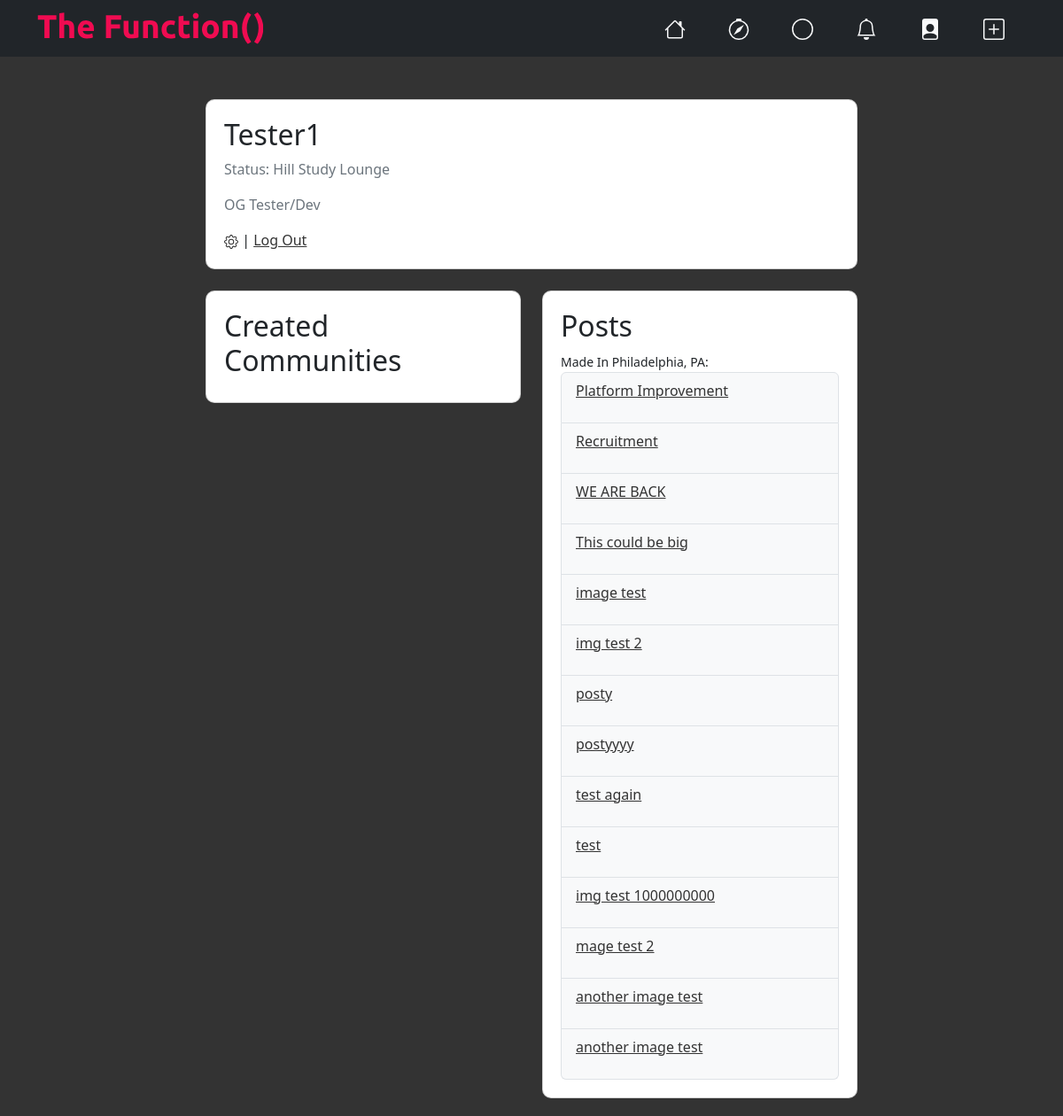
Screenshot of /profile/1 (signed in) with the database file from the repository.
### main.py (models this page shows)
class User(db.Model, UserMixin):
    __tablename__ = "users"
    id = db.Column(db.Integer, primary_key=True)
    email = db.Column(db.String(80), unique=True, nullable=False)
    name = db.Column(db.String(20), unique=True, nullable=False)
    display_name = db.Column(db.String(20), unique=True, nullable=True)
    visibility = db.Column(db.String(20), unique=True, nullable=False)
    password = db.Column(db.String(120), nullable=False)
    contactinfo = db.Column(db.String(80), unique=True, nullable=False)
    bio = db.Column(db.String(80))
    location = db.Column(db.String(120), nullable=False)
    comments = relationship("Comment", back_populates="comment_author")
    messages = relationship("Message", back_populates="messager")
    optins = relationship("Optin", back_populates="opter")
    posts = relationship("Post", back_populates="user")
    events = relationship("Event", back_populates="user")
    status = relationship("Status", back_populates="user")
    created_communities = relationship("Community", back_populates="creator", lazy="dynamic")
    joined_circles = relationship("Circle", secondary="circle_membership", back_populates="members")
    created_circles = relationship("Circle", back_populates="creator")

class Post(db.Model):
    __tablename__ = "posts"
    id = db.Column(db.Integer, primary_key=True)
    postto = db.Column(db.String(50), nullable=False)
    title = db.Column(db.String(50), nullable=False)
    content = db.Column(db.Text(50), nullable=False)
    postedfrom = db.Column(db.String(50), nullable=False)
    location = db.Column(db.String(50), nullable=False)
    timestamp = db.Column(db.DateTime, default=datetime.datetime.now())
    photo_filename = db.Column(db.String(255))
    photo_url = db.Column(db.String(255))
    user_id = db.Column(db.Integer, db.ForeignKey('users.id'))
    user = relationship("User", back_populates="posts")
    comments = relationship("Comment", back_populates="parent_post")

### main.py (the view)
@app.route('/profile/<int:user_id>', methods=["GET", "POST"])
@login_required
def show_profile(user_id):
    requested_user = db.get_or_404(User, user_id)
    username = requested_user.display_name
    return render_template('profile.html', name=username, user=requested_user, logged_in=current_user.is_authenticated)

### main.py (called while the page is built)
@login_manager.user_loader
def load_user(user_id):
    return User.query.get(user_id)

### templates/profile.html (shortened to what this page needs)
{% extends 'base.html' %}
{% from 'bootstrap5/form.html' import render_form %}
{% block content %}
<header class="header bg-dark text-white">
  <div class="container">
    <div class="d-flex align-items-center justify-content-between py-0.5">
      <a class="d-flex align-items-center col-md-3 mb-2 mb-md-0 text-dark" href="{{ url_for('commfeed') }}">
      </a>
      <ul class="nav col-12 col-md-auto mb-2 justify-content-center mb-md-0">
        <li class="nav-link px-2 text-secondary">
          <a class="nav-link text-light" href="{{ url_for('commfeed') }}">
          </a>
        </li>
        <li class="nav-link px-2 text-secondary">
          <a class="nav-link text-light" href="{{ url_for('explore_communities') }}">
          </a>
        </li>
        <li class="nav-link px-2 text-secondary">
          <a class="nav-link text-light" href="{{ url_for('my_circles') }}">
            <svg xmlns="http://www.w3.org/2000/svg" width="24" height="24" fill="currentColor" class="bi bi-circle" viewBox="0 0 16 16">
              <path d="M8 15A7 7 0 1 1 8 1a7 7 0 0 1 0 14m0 1A8 8 0 1 0 8 0a8 8 0 0 0 0 16"/>
            </svg>
          </a>
        </li>
        <li class="nav-link px-2 text-secondary">
          <div class="dropdown">
            <a class="nav-link text-light" id="notificationsDropdown" data-bs-toggle="dropdown" aria-haspopup="true" aria-expanded="false">
            </a>
          </div>
        </li>
        <li class="nav-link px-2 text-secondary">
          <a class="nav-link text-light dropdown" href="{% if current_user.is_authenticated %}{{ url_for('show_profile', user_id=current_user.id) }}{% else %}{{ url_for('login') }}{% endif %}">
          </a>
        </li>
        {% if logged_in %}
        <li class="nav-link px-2 text-secondary">
          <a class="nav-link text-light" href="{{ url_for('post') }}" id="createpostbtn">
          </a>
        </li>
        {% endif %}
      </ul>
    </div>
  </div>
</header>
<div class="container mt-5">
  <div class="row justify-content-center">
    <div class="col-sm-12 col-md-8">
      <div class="card">
        <div class="card-body">
          <h2 class="card-title">{{ name }}</h2>
          <p class="card-text">Status: {{ user.status[user.status|length - 1].status if user.status and user.visibility == "Public" else '-' }}</p>
          <p class="card-text">{{ user.bio if user.bio and user.visibility == "Public" else "" }}</p>
          {% if user.id == current_user.id %}
          <a href="{{ url_for('edit_profile') }}"></a> | <a href="{{ url_for('logout') }}">Log Out</a>
          {% endif %}
        </div>
      </div>
      <div class="row mt-4">
        <div class="col-md-6">
          <div class="card">
            <div class="card-body">
              <h2 class="card-title">Created Communities</h2>
            </div>
          </div>
        </div>
        <div class="col-md-6">
          <div class="card">
            <div class="card-body">
              <h2 class="card-title">Posts</h2>
              <small> Made In {{ user.location }}: </small>
              <ul class="list-group list-unstyled">
                {% if user.visibility == "Public" %}
                {% for post in user.posts %}
                 {% if post.location == user.location %}
                  <li class="list-group-item">
                    <p>
                      <a href="{{ url_for('show_post', post_id=post.id) }}" class="post-title">{{ post.title }}</a>
                    </p>
                  </li>
                  {% endif %}
                {% endfor %}
                {% else %}
                <p>-</p>
                {% endif %}
              </ul>
            </div>
          </div>
        </div>
      </div>
    </div>
  </div>
</div>
{% endblock %}

### static/css/styles.css (style rules this page uses)
body { background-color: #333333; color: white; }
a { color: #333; }

### templates/profile.html (style rules this page uses)
.card { border-radius: 10px; margin-bottom: 20px; }
.card-body { padding: 20px; }
.card-text { color: #6c757d; }
.list-group-item { background-color: #f8f9fa; }

### rows the page displays
User: display_name "Tester1", bio+visibility "OG Tester/Dev", location "Philadelphia, PA"
Post: title "Platform Improvement"
Post: title "Recruitment"
Post: title "WE ARE BACK"
Post: title "This could be big"
Post: title "image test"
Post: title "img test 2"
Post: title "posty"
Post: title "postyyyy"
Post: title "test again"
Post: title "test"
Post: title "img test 1000000000"
Post: title "mage test 2"
Post: title "another image test"
Post: title "another image test"
